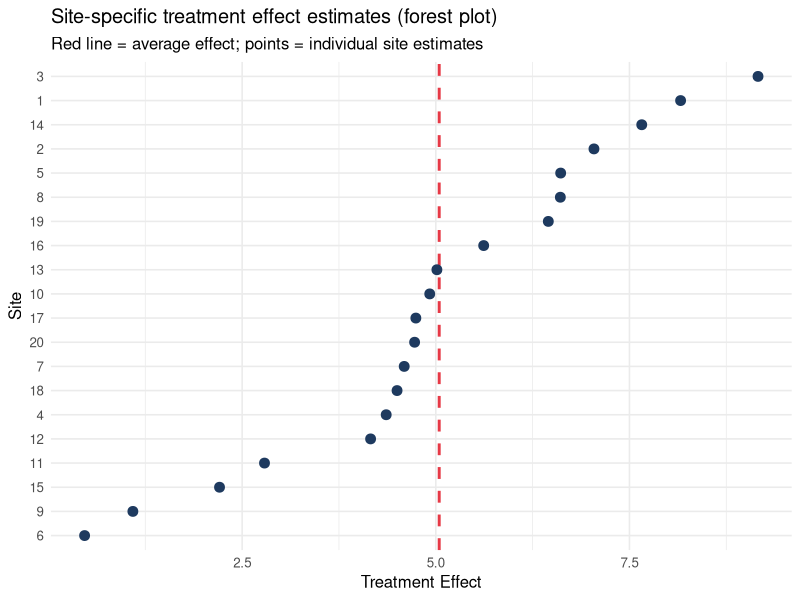

R code for this plot:
## ---- chunk 1
library(tidyverse)
library(lme4)
library(lmerTest)
library(broom.mixed)
set.seed(2024)
## ---- chunk 2
n_sites       <- 20
n_per_site    <- 40  # 20 treatment, 20 control

site_intercepts <- rnorm(n_sites, 50, 5)   # sites differ in baseline
site_effects    <- rnorm(n_sites, 5, 3)    # treatment effect varies across sites
# Average effect = 5; some sites show 8, some show 2

df_ml <- expand_grid(
  site = 1:n_sites,
  participant = 1:n_per_site
) |>
  mutate(
    treatment   = rep(c(rep(0, 20), rep(1, 20)), n_sites),
    site_base   = site_intercepts[site],
    site_effect = site_effects[site],
    outcome     = site_base + site_effect * treatment + rnorm(n(), 0, 6),
    site        = factor(site)
  )
## ---- chunk 3
# Random intercepts and slopes for sites
m_ml <- lmer(outcome ~ treatment + (treatment | site), data = df_ml)

broom.mixed::tidy(m_ml, effects = "fixed") |>
  knitr::kable(digits = 3,
    caption = "Average treatment effect across sites")

broom.mixed::tidy(m_ml, effects = "ran_pars") |>
  knitr::kable(digits = 3,
    caption = "Variance in treatment effect across sites (how heterogeneous is the effect?)")
## ---- chunk 4
# Forest plot: site-specific effect estimates
site_estimates <- coef(m_ml)$site |>
  as.data.frame() |>
  rownames_to_column("site") |>
  rename(intercept = `(Intercept)`, effect = treatment) |>
  arrange(effect)

ggplot(site_estimates, aes(x = reorder(site, effect), y = effect)) +
  geom_hline(yintercept = fixef(m_ml)["treatment"],
             color = "#e63946", linetype = "dashed", linewidth = 1) +
  geom_point(size = 3, color = "#1e3a5f") +
  coord_flip() +
  labs(
    title    = "Site-specific treatment effect estimates (forest plot)",
    subtitle = "Red line = average effect; points = individual site estimates",
    x        = "Site",
    y        = "Treatment Effect"
  ) +
  theme_minimal(base_size = 12)
## ---- chunk 5
# Variance of the treatment effect across sites
var_treatment_effect <- as.data.frame(VarCorr(m_ml))$vcov[2]  # slope variance
cat("Standard deviation of treatment effect across sites:",
    round(sqrt(var_treatment_effect), 2), "\n")
cat("Average effect:", round(fixef(m_ml)["treatment"], 2), "\n")
cat("Effect ranges approximately from",
    round(fixef(m_ml)["treatment"] - 2*sqrt(var_treatment_effect), 1),
    "to",
    round(fixef(m_ml)["treatment"] + 2*sqrt(var_treatment_effect), 1),
    "across sites\n")
